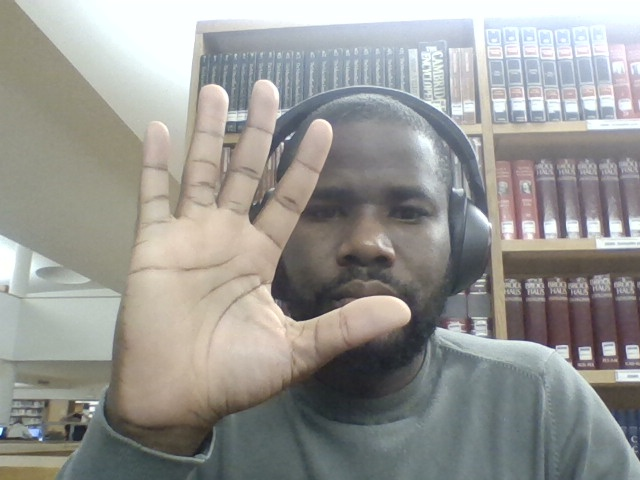
#> input picture hands/Helder Campos_001_Oteleiro.jpg, 640 x 480 px; its folder holds only this picture in this run
$ python -i recogface.py   (imports and definitions only)
#> lines starting #> are read from the running program, lines starting #| are printed output that depends on the picture; after the words box and inside, x2 and y2 are one past the last pixel; in counts of white or black regions, pixels touching at a corner belong together
#> further down, picture is the input picture: shape (480, 640, 3); mean B, G, R 148.3, 151.9, 152.2
import kivy
from kivy.event import EventDispatcher
from kivy.properties import ObjectProperty
from kivy.uix.popup import Popup
from kivy.clock import Clock


# [1 line not run here, left out]

from kivy.uix.label import Label
from kivy.uix.screenmanager import ScreenManager, Screen
from kivy.app import App
from kivy.clock import Clock
from kivy.graphics.texture import Texture
from kivy.uix.image import Image
from kivy.uix.button import Button
from kivy.uix.floatlayout import FloatLayout
from kivy.core.window import Window
import cv2
import numpy as np
from os import listdir
from os.path import isfile, join

# COR DA JANELA E TAMANHO
Window.clearcolor = (0, 0.1, 0, 1)
Window.size = (800, 720)

# DIRETORIO DAS IMAGENS
data_path = '../faces/'
# [1 line that did not run here, left out]

# TREINAMENTO FACES
Training_Data, Labels = [], []
# [5 lines not run here, left out]

Labels = np.asarray(Labels, dtype=np.int32)
model = cv2.face.LBPHFaceRecognizer_create()
# [2 lines not run here, left out]

face_classifier = cv2.CascadeClassifier('../lib/haarcascade_frontalface_default.xml')

def face_detector(img, size=0.5):
#> called with size = 0.5
    gray = cv2.cvtColor(img, cv2.COLOR_BGR2GRAY)
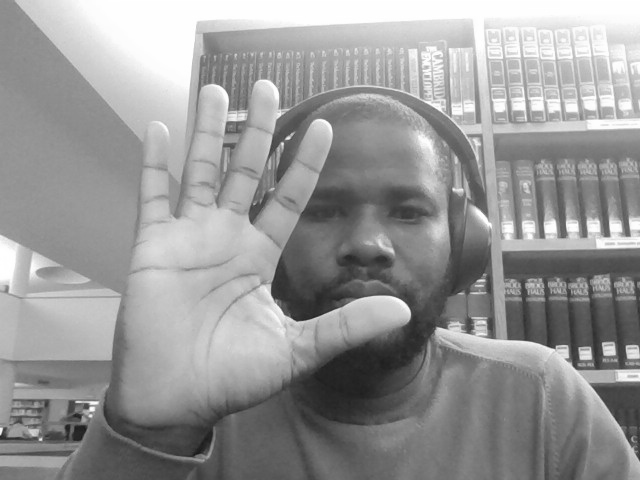
#> gray: shape (480, 640); min 24, max 255, mean 151.6
    faces = face_classifier.detectMultiScale(gray, 1.3, 5)
#> faces = [[274, 139, 185, 185]]
    if faces is ():
        return img, []
    for (x, y, w, h) in faces:
        cv2.rectangle(img, (x, y), (x + w, y + h), (0, 255, 255), 2)
        roi = img[y:y + h, x:x + w]
        roi = cv2.resize(roi, (200, 200))
#> this loop made 1 pass
#> pass 1, in face_detector, `roi = img[y:y + h, x:x + w]`:
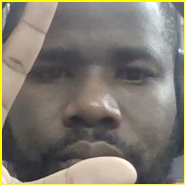
#> roi: shape (185, 185, 3); mean B, G, R 110.7, 121.9, 127.2
#> after the loop:
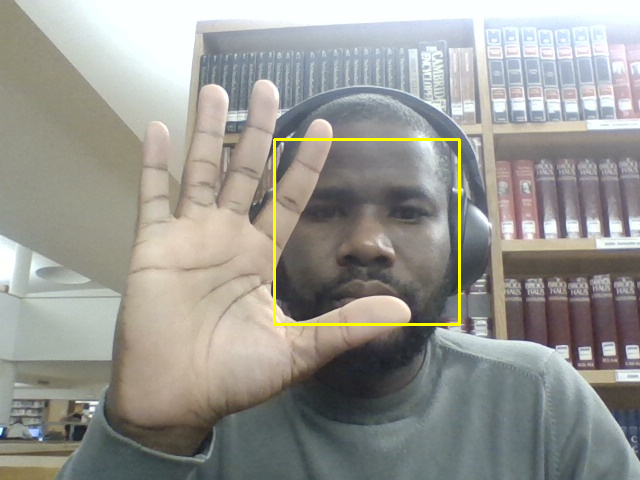
#> img: shape (480, 640, 3); 0.72% of pixels changed, all inside (x1, y1, x2, y2) = (273, 138, 461, 326)
    return img, roi

# [53 lines that did not run here, left out]
# FUNÇÃO DO SCREAN PARA MUDAR DE TELA
class SISTEMA(App):
    # [5 lines left out: function build, not called in this run]


# PRIMEIRA TELA DO SUB-SCREEN
class FunctionScreen(Screen):
    # [23 lines left out: function __init__, not called in this run]

# TERCEIRA TELA DO SCREEN
class ValidationScreen(Screen):
        # [33 lines left out: function __init__, not called in this run]

            # RETORNA PARA O WIDGET

        def validar(self, instance):
            print('VOCE FOI PARA TELA 2')
            self.manager.current = 'functionScreen'

        # FUNÇÃO DO CLIQUE VOLTAR
        def voltar(self, *args):
            print('VOCE CLICOU NO BOTÃO VOLTAR')
            self.manager.current = 'welcomeScreen'

class IdentificationPopup(Popup):
    # [7 lines left out: function __init__, not called in this run]


# FIM DO SISTEMA
# [2 lines not run here, left out]

>>> import cv2
>>> picture = cv2.imread('../hands/Helder Campos_001_Oteleiro.jpg')
>>> result = face_detector(picture)
